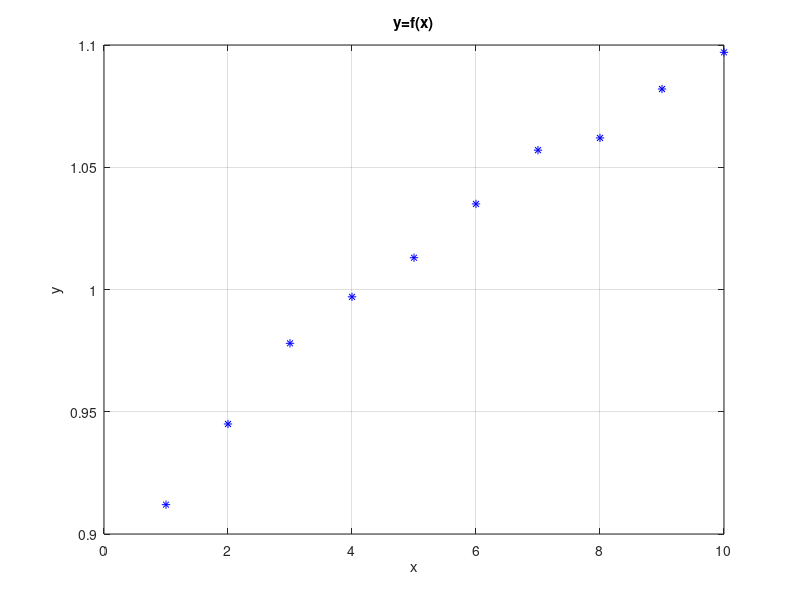
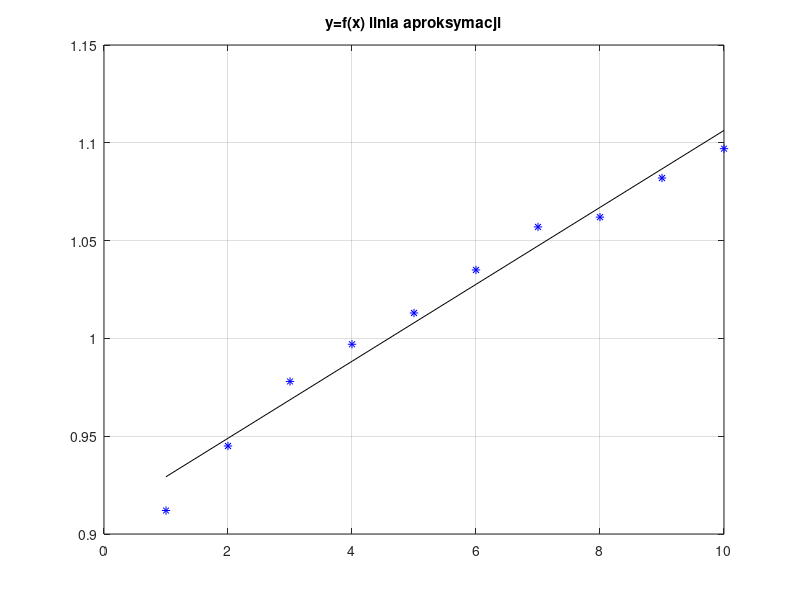
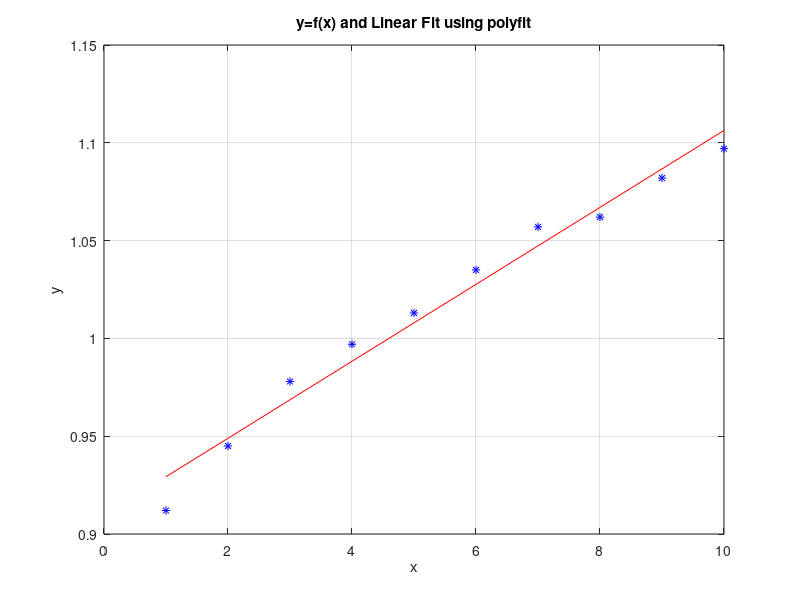
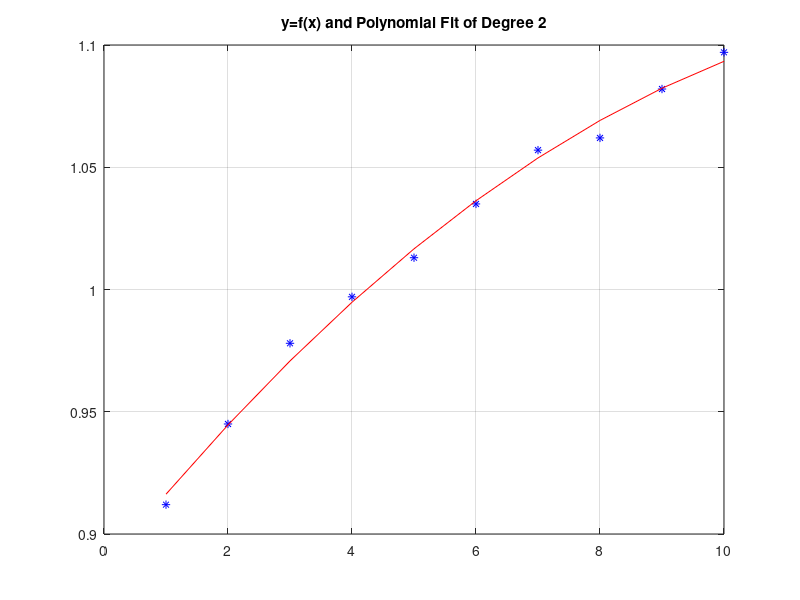

Write the MATLAB code that produced these figures, in order.

clear all; close all;

% Measurement data (x = measurement number, y = value)
x = [1 2 3 4 5 6 7 8 9 10];
y = [0.912 0.945 0.978 0.997 1.013 1.035 1.057 1.062 1.082 1.097];

figure; %dane pomiarowe 
plot(x, y, 'b*'); 
title('y=f(x)'); 
xlabel('x');
ylabel('y');
grid on; 


%Aproksymacja linia prosta y=ax+b ogólnie rozwiązanie rówania macierzowego
if (0) 
    xt = x'; 
    yt = y'; 
    N = length(xt); 

    X = [xt, ones(N, 1)]; %
    ab = X \ yt; 
    a = ab(1);
    b = ab(2);
else % wzór na podstawie średnich
    xm = mean(x);
    ym = mean(y); 
    xr = x - xm; % wektory odchyłu od średniej
    yr = y - ym; 
    a = (xr * yr') / (xr * xr'); % współczynnik a
    b = ym - a * xm; % punkt przecięcia z osią y
end


figure; 
plot(x, y, 'b*', x, a*x + b, 'k-'); 
title('y=f(x) linia aproksymacji');
grid on;


%dopasowanie liniowe
p = polyfit(x, y, 1); 
disp(['polyfit 1 a = ', num2str(p(1)), ', b = ', num2str(p(2))]);
diff_a= abs(a-p(1));
disp("diffrence between a from plyfit and a from normal counting :"+ diff_a);

% wykres danych i lini dopasowanej
figure; 
plot(x, y, 'b*', x, polyval(p, x), 'r-'); 
title('y=f(x) and Linear Fit using polyfit');
xlabel('x');
ylabel('y');
grid on; 


%dopasowanie wielomianowe do wyższych stopniem funkcji
for n = 2:4
    p = polyfit(x, y, n); 
    disp(['polyfit ', num2str(n) ,' a= ', num2str(p(1)),'  b= ', num2str(p(2))]);
    figure; 
    plot(x, y, 'b*', x, polyval(p, x), 'r-'); 
    title(['y=f(x) and Polynomial Fit of Degree ', num2str(n)]);
    grid on; 

end
